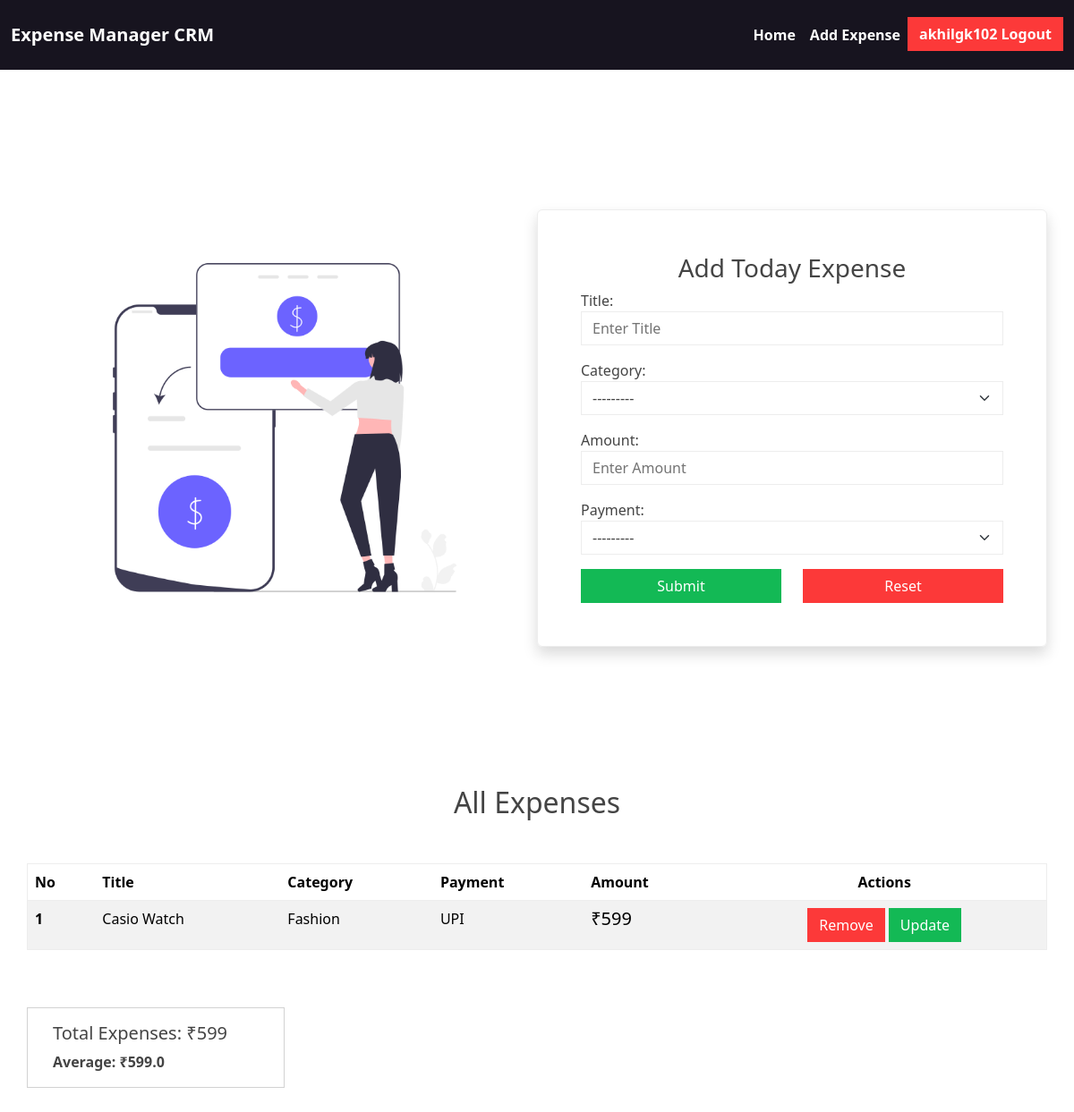
The app's page /expense/create/ (signed in), older data.
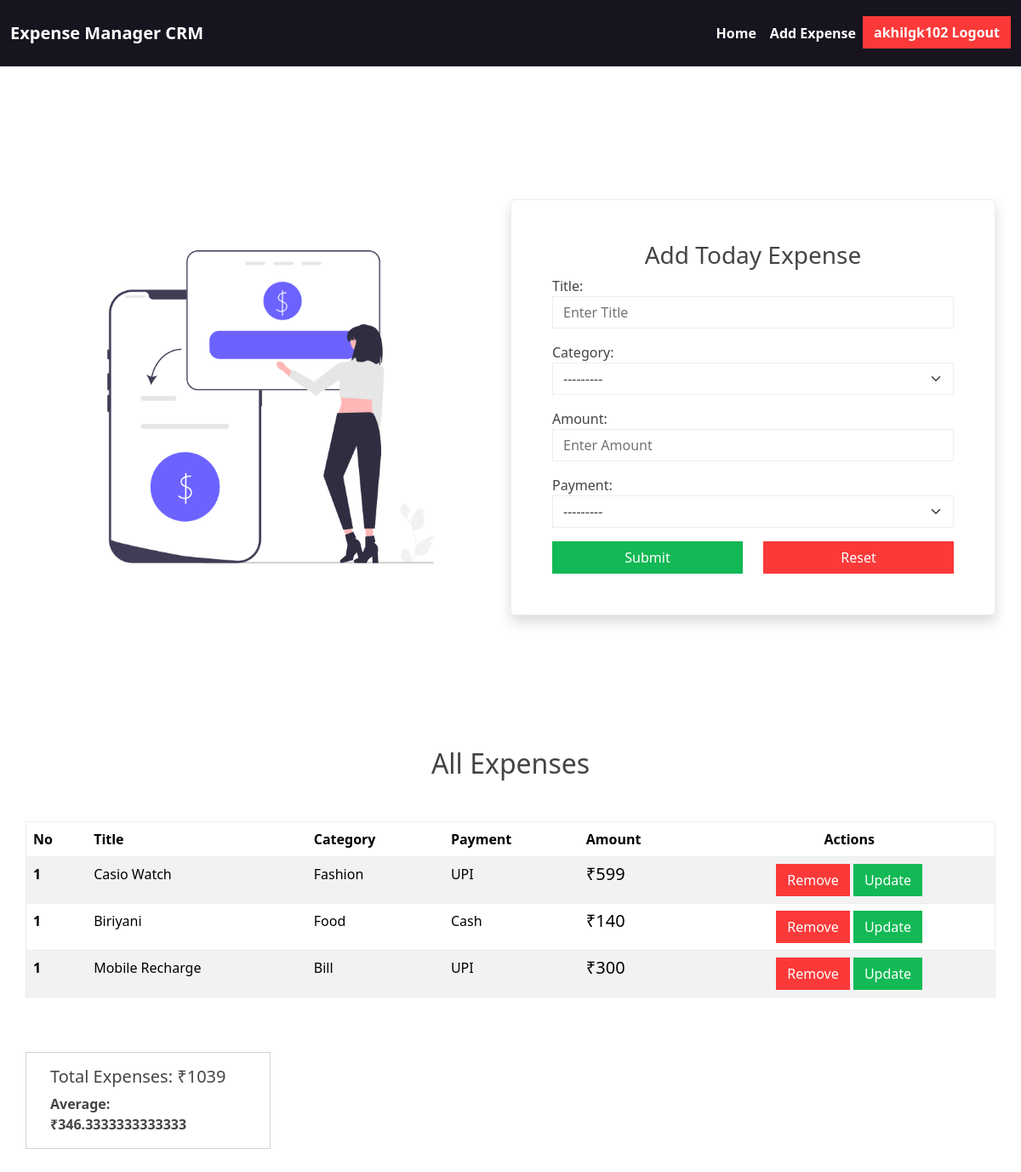
The same page, newer data.
### exp_app/models.py (models this page shows)
class User(AbstractUser):
    phone_number=models.CharField(max_length=12,unique=True)
    email=models.EmailField(unique=True)

class ExpenseManager(models.Model):
    title=models.CharField(max_length=200)
    category_options=(
    ('Housing', 'Housing'),
    ('Transportation', 'Transportation'),
    ('Food', 'Food'),
    ('Healthcare', 'Healthcare'),
    ('Education', 'Education'),
    ('Entertainment', 'Entertainment'),
    ('Personal Care', 'Personal Care'),
    ('Debt Payments', 'Debt Payments'),
    ('Savings & Investments', 'Savings & Investments'),
    ('Gifts & Donations', 'Gifts & Donations'),
    ('Insurance', 'Insurance'),
    ('Travel', 'Travel'),
    ('Miscellaneous', 'Miscellaneous'),
    )
    category=models.CharField(choices=category_options,max_length=200)
    amount=models.PositiveIntegerField()
    payment_options=(
        ("Cash","Cash"),
        ("Card","Card"),
        ("UPI","UPI"),
    )
    payment=models.CharField(max_length=200,choices=payment_options)
    owner=models.ForeignKey(User,on_delete=models.CASCADE,null=True)

### exp_app/views.py (the view, shortened to what this page needs)
# urls.py: path("expense/create/",views.ExpenseCreateView.as_view(),name="expense-create"),
@method_decorator(decs,name="dispatch")
class ExpenseCreateView(View):
    template_name="expense_create.html"
    form_class=ExpenseCreateForm
    def get(self,request,*args,**kwargs):
        id=kwargs.get("pk")
        exp_obj=None
        if id:
            exp_obj=ExpenseManager.objects.get(id=id)
        form_instance = self.form_class(instance=exp_obj)
        qs=ExpenseManager.objects.filter(owner=request.user)
        total_amount=qs.aggregate(Sum('amount'))['amount__sum']
        average=qs.aggregate(Avg('amount'))['amount__avg']
        print(average)
        return render(request,self.template_name,{"form":form_instance,"data":qs,"total":total_amount,"average":average})

### exp_app/forms.py
class ExpenseCreateForm(forms.ModelForm):
    class Meta:
        model=ExpenseManager
        fields=['title','category','amount','payment']
        widgets={
            "title":forms.TextInput(attrs={"class":"form-control","placeholder":"Enter Title"}),
            "category":forms.Select(choices=ExpenseManager.category_options,attrs={"class":"form-control form-select"}),
            "amount":forms.NumberInput(attrs={"class":"form-control","placeholder":"Enter Amount"}),
            "payment":forms.Select(choices=ExpenseManager.payment_options,attrs={"class":"form-control form-select"})
        }

### exp_app/templates/expense_create.html (shortened to what this page needs)
{%extends 'user_base.html'%}
{%load static%}
{%block main_block%}
<section>
    <div class="container">
        <div class="row justify-content-center align-items-center vh-100">
            <div class="col-lg-6 col-10">
                <img src="{%static 'images/money.png'%}" alt="" style="height: 30rem;">
            </div>
            <div class="col-lg-6 col-10 shadow rounded border p-5">
                <h3 class="text-center">Add Today Expense</h3>
                <form action="" method="post">
                    {{form.as_p}}
                    <div class="row mt-3">
                        <div class="col-6 d-grid">
                            <button type="submit" class="btn btn-success"> Submit</button>
                        </div>
                        <div class="col-6 d-grid">
                            <button type="reset" class="btn btn-danger"> Reset</button>
                        </div>
                    </div>
                </form>
            </div>
        </div>
    </div>
</section>
<section class="container mb-5 ">
    <h2 class="text-center mb-5">All Expenses</h2>
    <div class="row">
            <table class="table table-striped border">
                <thead>
                  <tr>
                    <th scope="col">No</th>
                    <th scope="col">Title</th>
                    <th scope="col">Category</th>
                    <th scope="col">Payment</th>
                    <th scope="col">Amount</th>
                    <th scope="col" class="text-center">Actions</th>
                  </tr>
                </thead>
                <tbody>
                    {%for d in data%}
                  <tr>
                    <th scope="row">1</th>
                    <td>{{d.title}}</td>
                    <td>{{d.category}}</td>
                    <td>{{d.payment}}</td>
                    <td class=""><h5>₹{{d.amount}}</h5></td>
                    <td class="text-center">
                        <a href="{%url 'expense-delete' d.id%}" class="btn btn-danger">Remove</a>
                        <a href="{%url 'expense-update' d.id%}" class="btn btn-success">Update</a>
                    </td>
                  </tr>
                  {%endfor%}
                </tbody>
              </table>
    </div>
    <div class="row mt-5">
        <div class="card" style="width: 18rem;">
            <div class="card-body">
              <h5 class="card-title">Total Expenses: ₹{{total}}</h5>
              <p class="card-text fw-semibold">Average: ₹{{average}}</p>
            </div>
          </div>
    </div>
</section>
{%endblock%}

### exp_app/templates/user_base.html (shortened to what this page needs)
<!DOCTYPE html>
{%load static%}
<html lang="en">
<head>
    <link rel="stylesheet" href="{%static 'css/style4.css'%}">
    <link rel="stylesheet" href="https://cdn.jsdelivr.net/npm/bootstrap-icons@1.11.3/font/bootstrap-icons.min.css">
</head>
<body>
    <nav class="navbar navbar-expand-lg bg-dark">
        <div class="container-fluid">
          <a class="navbar-brand fw-semibold text-white" href="#">Expense Manager CRM</a>
          <div class="collapse navbar-collapse" id="navbarNav">
            <ul class="navbar-nav ms-auto">
              <li class="nav-item">
                <a class="nav-link active fw-semibold text-white" aria-current="page" href="#">Home</a>
              </li>
              <li class="nav-item">
                <a class="nav-link fw-semibold text-white" href="{%url 'expense-create'%}">Add Expense</a>
              </li>
              <li class="nav-item">
                <a class="btn btn-danger fw-semibold text-white" href="{%url 'signout'%}"> {{request.user}} Logout</a>
              </li>
            </ul>
          </div>
        </div>
      </nav>
      {%block main_block%}
      {%endblock%}
</body>
</html>

Row changes from the older to the newer data that the page shows:
added ExpenseManager: title "Biriyani", category "Food", payment "Cash", amount "140"
added ExpenseManager: title "Mobile Recharge", category "Bill", payment "UPI", amount "300"
Text that changed along with them:
{{ total }}: "599" → "1039"
{{ average }}: "599.0" → "346.3333333333333"
